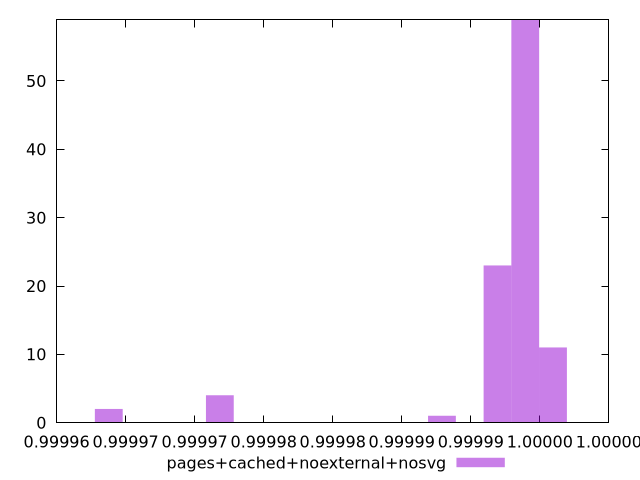

Here is the gnuplot script that generated this plot:
$_pagesCachedNoexternalNosvg <<EOF
0.9999718216519619 4
0.9999959538960821 11
0.9999939428757387 59
0.9999879098147088 1
0.9999919318553954 23
0.9999637775705884 2
EOF
set key outside below
set terminal pngcairo
set output "report_00005_2020-11-02T22-26-11.212Z/max-potential-fid/pages+cached+noexternal+nosvg//hist.png"
set yrange [0:59]
set boxwidth 0.0000020110203433551237
set style fill transparent solid 0.5 noborder
plot $_pagesCachedNoexternalNosvg title "pages+cached+noexternal+nosvg" with boxes ,
